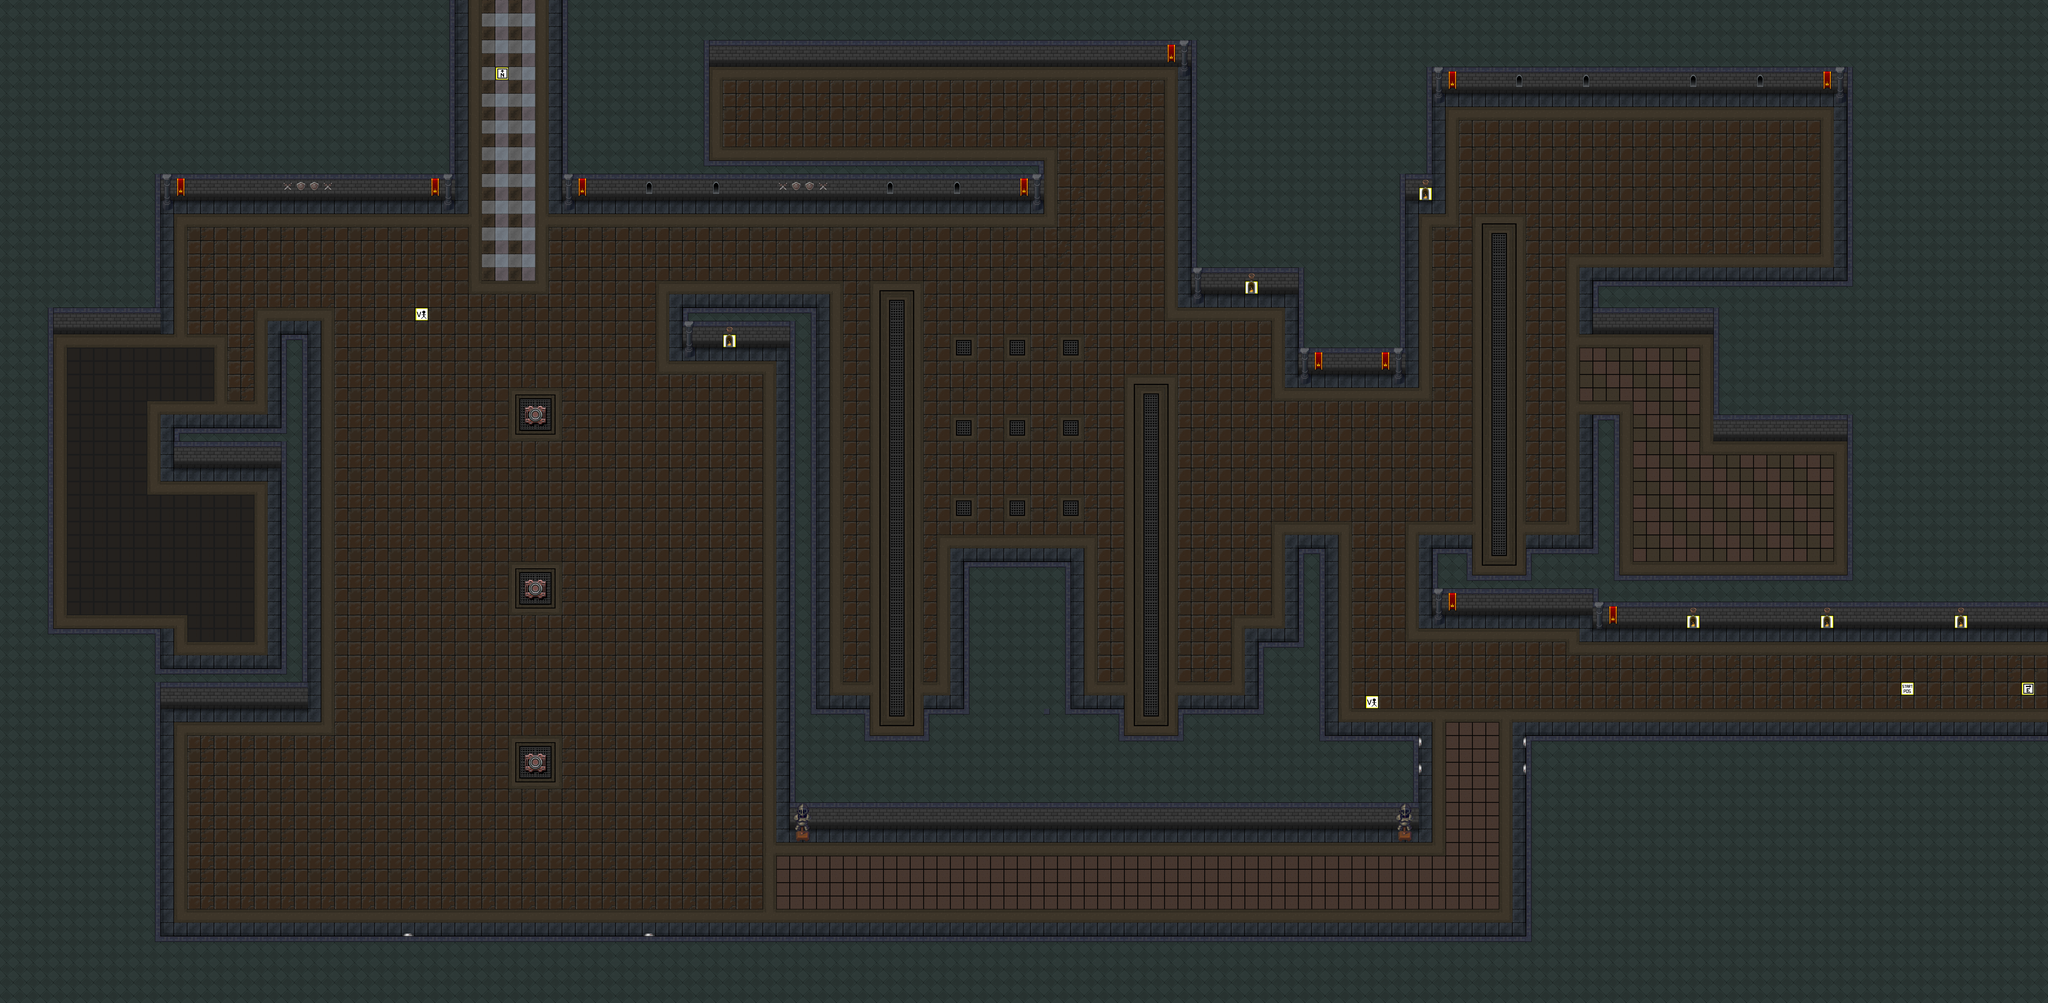

Below is a game level as drawn by its tile map, then a one-line description and the .tmx that defines it (tile-layer data replaced by summaries):
An orthogonal 153x75 tile map with 64x64 px tiles, 3 tile layers (game tiles, extra game tiles, marker tiles), 2 tilesets and 41 objects (36x Collision, 3x Spike Ball, 2x Laser).

<map version="1.2" tiledversion="1.3.4" orientation="orthogonal" renderorder="left-up" compressionlevel="0" width="153" height="75" tilewidth="64" tileheight="64" infinite="0" nextlayerid="85" nextobjectid="1023">
 <tileset firstgid="1" name="marker_tiles" tilewidth="64" tileheight="64" tilecount="100" columns="10">
  <image source="marker_tiles.png" width="640" height="640" />
 </tileset>
 <tileset firstgid="101" name="tileset2" tilewidth="64" tileheight="64" tilecount="616" columns="22">
  <image source="tileset2.png" width="1408" height="1792" />
 </tileset>
 <layer id="79" name="game tiles" width="153" height="75">
  <data>[11475 cells, 11475 non-empty, 73 distinct tile ids]</data>
 </layer>
 <layer id="80" name="extra game tiles" width="153" height="75">
  <data>[11475 cells, 134 non-empty, 26 distinct tile ids]</data>
 </layer>
 <layer id="81" name="marker tiles" width="153" height="75">
  <data>[11475 cells, 11 non-empty, 5 distinct tile ids]</data>
 </layer>
 <objectgroup color="#ffaa00" id="42" name="collision">
  <object id="874" name="Spike Ball" gid="16" x="7104" y="2688" width="64" height="64">
   <properties>
    <property name="count" type="int" value="1" />
    <property name="xdirection" value="still" />
    <property name="xdistance" type="int" value="0" />
    <property name="xspeed" type="float" value="0" />
    <property name="ydirection" value="up" />
    <property name="ydistance" type="int" value="23" />
    <property name="yspeed" type="float" value="0" />
   </properties>
  </object>
  <object id="875" name="Spike Ball" gid="16" x="5440" y="3456" width="64" height="64">
   <properties>
    <property name="count" type="int" value="1" />
    <property name="xdirection" value="still" />
    <property name="xdistance" type="int" value="0" />
    <property name="xspeed" type="float" value="2" />
    <property name="ydirection" value="up" />
    <property name="ydistance" type="int" value="23" />
    <property name="yspeed" type="float" value="0" />
   </properties>
  </object>
  <object id="876" name="Spike Ball" gid="16" x="4224" y="3456" width="64" height="64">
   <properties>
    <property name="count" type="int" value="1" />
    <property name="xdirection" value="still" />
    <property name="xdistance" type="int" value="0" />
    <property name="xspeed" type="float" value="2" />
    <property name="ydirection" value="up" />
    <property name="ydistance" type="int" value="30" />
    <property name="yspeed" type="float" value="0" />
   </properties>
  </object>
  <object id="891" name="Wall" type="Collision" x="0" y="0" width="2176" height="896" />
  <object id="892" name="Wall" type="Collision" x="0" y="896" width="768" height="640" />
  <object id="893" name="Wall" type="Collision" x="0" y="1536" width="256" height="1472" />
  <object id="896" name="Wall" type="Collision" x="0" y="3008" width="768" height="1792" />
  <object id="898" name="Wall" type="Collision" x="3776" y="3392" width="384" height="512" />
  <object id="899" name="Wall" type="Collision" x="4160" y="3520" width="256" height="384" />
  <object id="900" name="Wall" type="Collision" x="4416" y="3392" width="960" height="512" />
  <object id="901" name="Wall" type="Collision" x="5376" y="3520" width="256" height="384" />
  <object id="902" name="Wall" type="Collision" x="5632" y="3392" width="704" height="512" />
  <object id="903" name="Wall" type="Collision" x="6848" y="2624" width="192" height="256" />
  <object id="904" name="Wall" type="Collision" x="7040" y="2752" width="256" height="128" />
  <object id="905" name="Wall" type="Collision" x="7296" y="2624" width="320" height="256" />
  <object id="906" name="Wall" type="Collision" x="7616" y="2752" width="1216" height="192" />
  <object id="907" name="Wall" type="Collision" x="7616" y="1984" width="128" height="768" />
  <object id="908" name="Wall" type="Collision" x="8192" y="1344" width="640" height="704" />
  <object id="909" name="Wall" type="Collision" x="8832" y="0" width="960" height="2944" />
  <object id="910" name="Wall" type="Collision" x="5696" y="0" width="3136" height="384" />
  <object id="911" name="Wall" type="Collision" x="2688" y="0" width="704" height="896" />
  <object id="912" name="Wall" type="Collision" x="3392" y="0" width="2304" height="256" />
  <object id="913" name="Wall" type="Collision" x="5696" y="384" width="1024" height="896" />
  <object id="914" name="Wall" type="Collision" x="832" y="2048" width="512" height="128" />
  <object id="915" name="Wall" type="Collision" x="768" y="3200" width="704" height="128" />
  <object id="918" name="Wall" type="Collision" x="7296" y="3520" width="2496" height="1280" />
  <object id="973" name="Wall" type="Collision" x="4608" y="2688" width="512" height="704" />
  <object id="977" name="Wall" type="Collision" x="6208" y="1280" width="512" height="448" />
  <object id="978" name="Wall" type="Collision" x="5696" y="1280" width="512" height="64" />
  <object id="979" name="Wall" type="Collision" x="6720" y="384" width="128" height="512" />
  <object id="984" name="Wall" type="Collision" x="6208" y="2624" width="128" height="768" />
  <object id="985" name="Wall" type="Collision" x="6016" y="3072" width="192" height="320" />
  <object id="989" name="Wall" type="Collision" x="768" y="4480" width="6528" height="320" />
  <object id="991" name="Wall" type="Collision" x="3776" y="1600" width="128" height="1792" />
  <object id="994" name="Wall" type="Collision" x="1344" y="1600" width="128" height="1600" />
  <object id="1001" name="Wall" type="Collision" x="7616" y="1344" width="576" height="192" />
  <object id="1006" name="Wall" type="Collision" x="3264.24" y="1473.33" width="639.667" height="126.67" />
  <object id="1019" name="Wall" type="Collision" x="3392" y="768" width="1600" height="128" />
  <object id="1020" name="Wall" type="Collision" x="6336" y="3520" width="448" height="384" />
  <object id="1021" name="Laser" gid="6" x="6784" y="3584" width="64" height="64">
   <properties>
    <property name="connection" type="int" value="0" />
    <property name="direction" value="horizontal" />
    <property name="height" type="int" value="1" />
    <property name="width" type="int" value="8" />
   </properties>
  </object>
  <object id="1022" name="Laser" gid="6" x="6784" y="3712" width="64" height="64">
   <properties>
    <property name="connection" type="int" value="0" />
    <property name="direction" value="horizontal" />
    <property name="height" type="int" value="1" />
    <property name="width" type="int" value="8" />
   </properties>
  </object>
 </objectgroup>
</map>
